Frame 1 (no input): blank canvas, image omitted
Frame 60 (the mouse pressed at the canvas centre just before this capture): blank canvas, image omitted
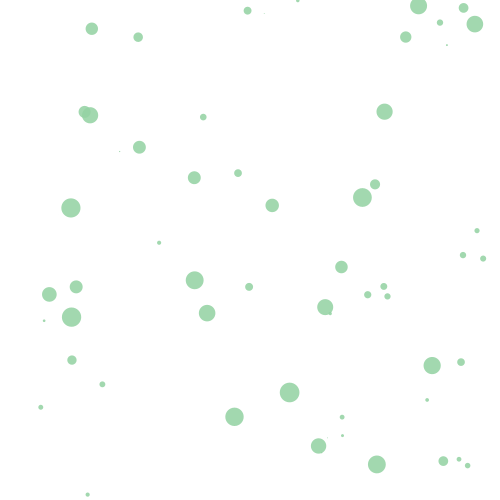
Frame 120 (the mouse held since frame 60 and released just before this capture)

The Processing sketch whose frames 1 and 60 were blank and that drew this single picture after the mouse press (run headless with seeded random() and noise(); from frame 60 on, the mouse is pressed at the canvas centre):

// Processing sketch: processing_92714
// ── processing_92714.pde

float s = 0;
float t = 0;
float a = 0;
float r = 0;
 
float diam;
float x;
float y;

void setup(){
 size(500,500);
 background(255);
}

void draw(){
  diam = random(20);
  x = random(width);
  y = random(height);
  noStroke();
  fill(s,t,a,r);
  ellipse(x,y,diam,diam);
}

void mousePressed(){
  s = random(0, 255);
  t = random(0, 255);
  a = random(0, 255);
  r = random(0, 255);
  fill(s, t, a, r);
  translate(mouseX, mouseY);

//Star Shape
  strokeWeight(2);
  stroke(s,t,a,r);
  beginShape();
  vertex(0, -50);
  vertex(14, -20);
  vertex(47, -15);
  vertex(23, 7);
  vertex(29, 40);
  vertex(0, 25);
  vertex(-29, 40);
  vertex(-23, 7);
  vertex(-47, -15);
  vertex(-14, -20);
  endShape(CLOSE);
}
